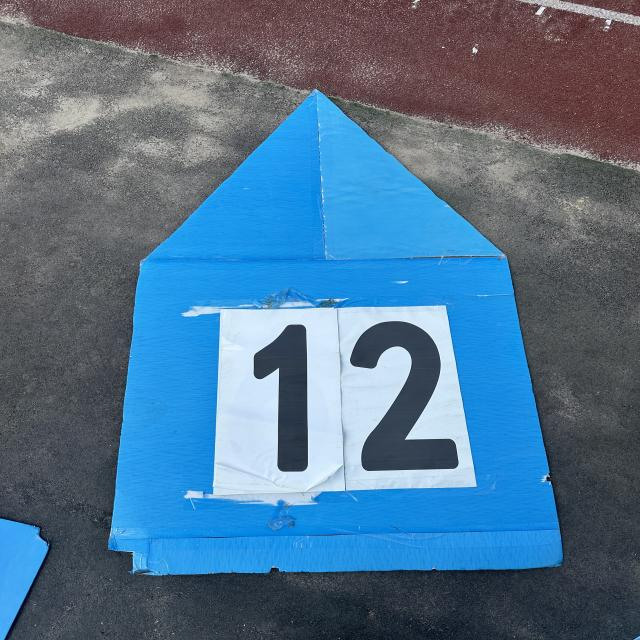
#> input picture 0807yolo_num/train/images/-_20240807203208_jpg.rf.21f179615eda324958b03b0519fc7603.jpg, 640 x 640 px
$ python -i expand_data.py   (imports and definitions only)
#> lines starting #> are read from the running program, lines starting #| are printed output that depends on the picture
import os
from PIL import Image, ImageEnhance
import random

def augment_image(image_path, output_dir, angles=[15, 30, 45, 60, 75, 90]):
#> called with output_dir = 'out.png'
    if not os.path.exists(output_dir):
        os.makedirs(output_dir)

    image = Image.open(image_path)
#> image is the input picture: PIL image 640x640 RGB; mean R, G, B 81.9, 114.5, 141.8
    base_name = os.path.basename(image_path).split('.')[0]

    for angle in angles:
        # 旋转图像
        rotated_image = image.rotate(angle)
        rotated_image.save(os.path.join(output_dir, f"{base_name}_rot_{angle}.jpg"))

        # 其他增强操作（例如调整亮度、对比度、颜色和锐度）
        enhancer = ImageEnhance.Brightness(rotated_image)
        bright_image = enhancer.enhance(random.uniform(0.8, 1.2))
        bright_image.save(os.path.join(output_dir, f"{base_name}_rot_{angle}_bright.jpg"))

        enhancer = ImageEnhance.Contrast(rotated_image)
        contrast_image = enhancer.enhance(random.uniform(0.8, 1.2))
        contrast_image.save(os.path.join(output_dir, f"{base_name}_rot_{angle}_contrast.jpg"))

        enhancer = ImageEnhance.Color(rotated_image)
        color_image = enhancer.enhance(random.uniform(0.8, 1.2))
        color_image.save(os.path.join(output_dir, f"{base_name}_rot_{angle}_color.jpg"))

        enhancer = ImageEnhance.Sharpness(rotated_image)
        sharp_image = enhancer.enhance(random.uniform(0.8, 1.2))
        sharp_image.save(os.path.join(output_dir, f"{base_name}_rot_{angle}_sharp.jpg"))
#> this loop made 6 passes
#> pass 1, in augment_image, `rotated_image = image.rotate(angle)`:
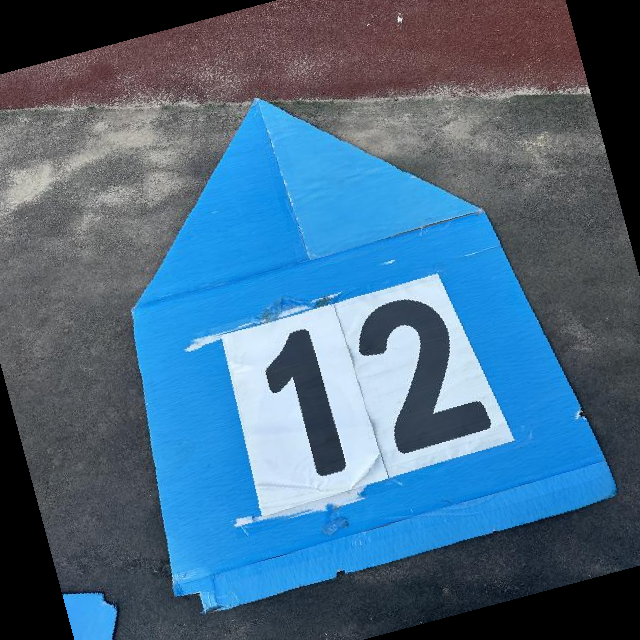
#> rotated_image: PIL image 640x640 RGB; mean R, G, B 73, 105.7, 132.3
#> pass 1, in augment_image, `bright_image = enhancer.enhance(random.uniform(0.8, 1.2))`:
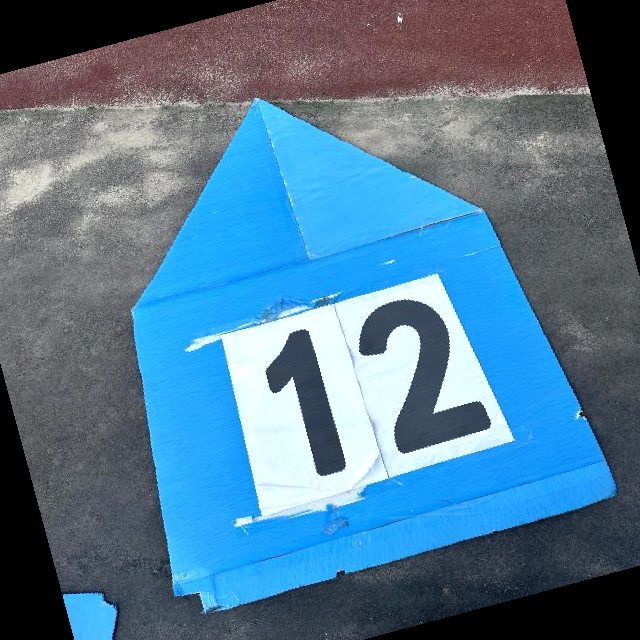
#> bright_image: PIL image 640x640 RGB; mean R, G, B 82.6, 119.4, 145.9
#> after the loop:
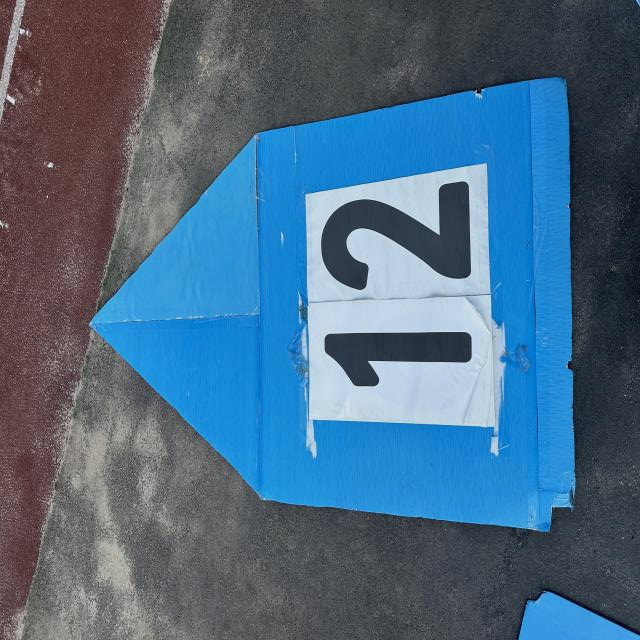
#> bright_image: PIL image 640x640 RGB; mean R, G, B 75.2, 105.3, 130.6
#> after the loop:
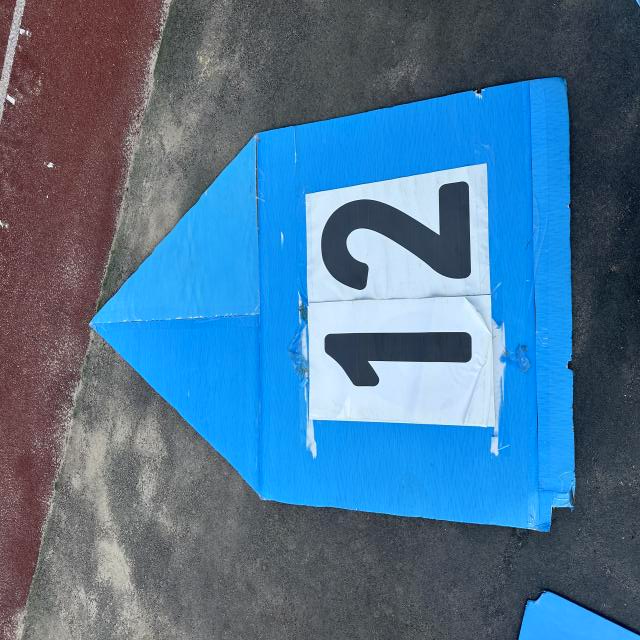
#> color_image: PIL image 640x640 RGB; mean R, G, B 77.4, 115.2, 146.5

def augment_dataset(input_dir, output_dir, angles=[15, 30, 45, 60, 75, 90]):
    for filename in os.listdir(input_dir):
        if filename.endswith(('.png', '.jpg', '.jpeg')):
            image_path = os.path.join(input_dir, filename)
            augment_image(image_path, output_dir, angles)

# 使用示例
input_directory = '/path/to/your/dataset/images/train'
output_directory = '/path/to/your/dataset/images/train_augmented'

# [1 line not run here, left out]

>>> result = augment_image('../0807yolo_num/train/images/-_20240807203208_jpg.rf.21f179615eda324958b03b0519fc7603.jpg', 'out.png')
